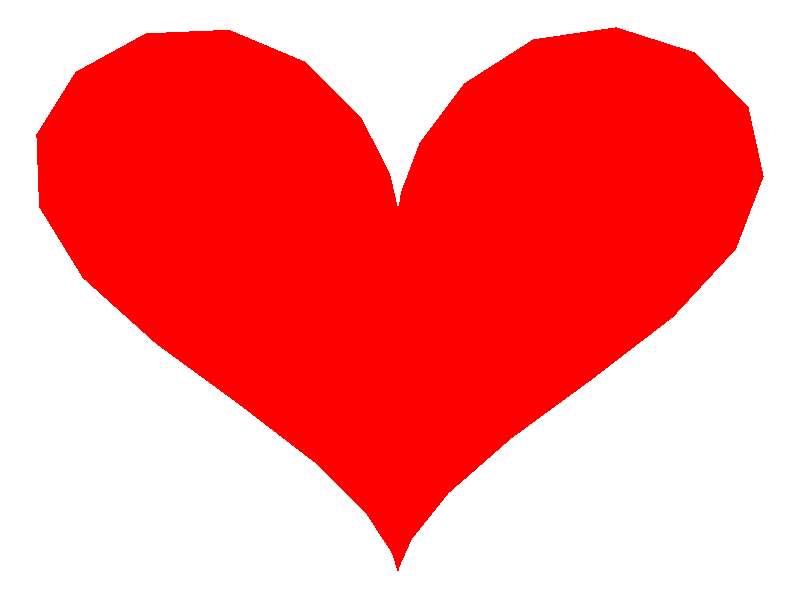

The R script that drew this image:
# Install packages if missing
list.of.packages <- c("tidyverse", "ggplot")
new.packages <- list.of.packages[!(
  list.of.packages %in% installed.packages()[,"Package"]
)]
if(length(new.packages)){
  install.packages(new.packages)
}

## Run model
library(tidyverse)
library(ggplot2)

data <- data.frame(
  t=seq(0,2*pi, by=0.2)
)

data <- data %>% mutate(
  x=10*sin(t)^3,
  y=10*cos(t)-5*cos(2*t)-2*cos(3*t)-cos(4*t)
  )

ggplot(data, aes(x,y))+
  geom_polygon(fill="red") +
  theme_void()
